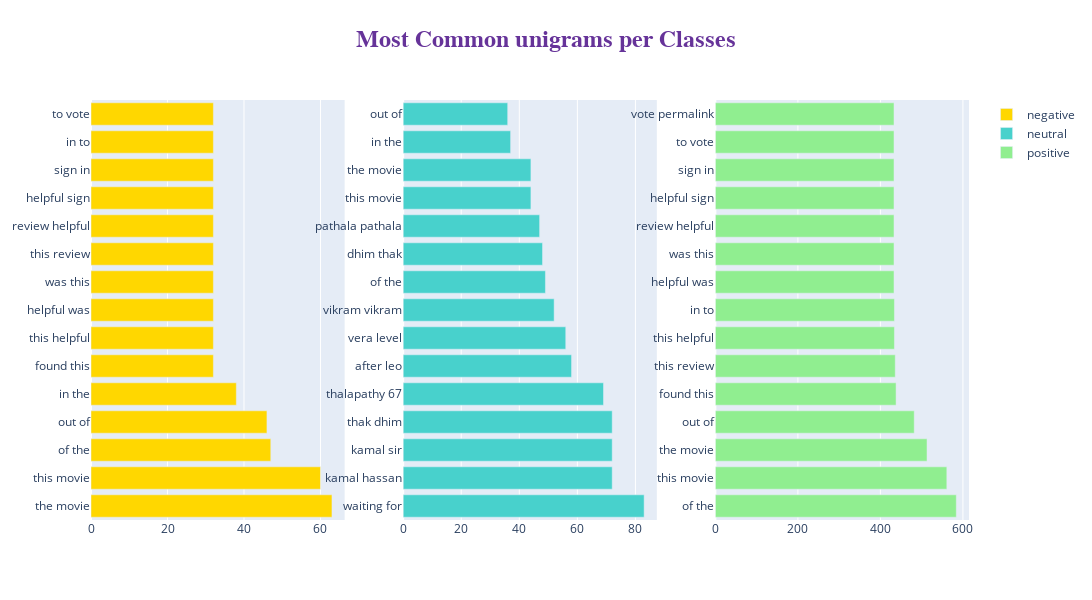

Write notebook code for a chart like this one.
### Code cell
fig = make_subplots(rows=1, cols=3)

title_ = ["negative", "neutral", "positive"]

for i in range(3):
    texts = data[data["label"] == i]['tokenized_review']

    new = texts.str.split()
    new = new.values.tolist()
    corpus = [word for i in new for word in i]
    top_n_bigrams = _get_top_ngram(texts, 2)[:15]
    x, y = map(list, zip(*top_n_bigrams))


    fig.add_trace(go.Bar(x=y,y=x,orientation='h', type="bar",name=title_[i], marker=dict(color=colors[i])), 1, i+1)
    

fig.update_layout(autosize=False,width=1300,height=600,title=dict(
                                                        text='<b>Most Common unigrams per Classes</b>',
                                                        x=0.5,
                                                        y=0.95,
                                                        font=dict(
                                                            family="Courier New, monospace",
                                                            size=24,
                                                            color="RebeccaPurple")))      
fig.show()

### Figure 1 — Plotly figure (JSON) as saved in the notebook; plotly's stock layout.template omitted (floating-point values rounded to 4 significant figures)
{"data": [{"marker": {"color": "gold"}, "name": "negative", "orientation": "h", "type": "bar", "x": [63, 60, 47, 46, 38, 32, 32, 32, 32, 32, 32, 32, 32, 32, 32], "xaxis": "x", "y": ["the movie", "this movie", "of the", "out of", "in the", "found this", "this helpful", "helpful was", "was this", "this review", "review helpful", "helpful sign", "sign in", "in to", "to vote"], "yaxis": "y"}, {"marker": {"color": "mediumturquoise"}, "name": "neutral", "orientation": "h", "type": "bar", "x": [83, 72, 72, 72, 69, 58, 56, 52, 49, 48, 47, 44, 44, 37, 36], "xaxis": "x2", "y": ["waiting for", "kamal hassan", "kamal sir", "thak dhim", "thalapathy 67", "after leo", "vera level", "vikram vikram", "of the", "dhim thak", "pathala pathala", "this movie", "the movie", "in the", "out of"], "yaxis": "y2"}, {"marker": {"color": "lightgreen"}, "name": "positive", "orientation": "h", "type": "bar", "x": [584, 561, 513, 482, 438, 436, 434, 434, 433, 433, 433, 433, 433, 433, 433], "xaxis": "x3", "y": ["of the", "this movie", "the movie", "out of", "found this", "this review", "this helpful", "in to", "helpful was", "was this", "review helpful", "helpful sign", "sign in", "to vote", "vote permalink"], "yaxis": "y3"}], "layout": {"autosize": false, "height": 600, "title": {"font": {"color": "RebeccaPurple", "family": "Courier New, monospace", "size": 24}, "text": "<b>Most Common unigrams per Classes</b>", "x": 0.5, "y": 0.95}, "width": 1300, "xaxis": {"anchor": "y", "domain": [0, 0.2889]}, "xaxis2": {"anchor": "y2", "domain": [0.3556, 0.6444]}, "xaxis3": {"anchor": "y3", "domain": [0.7111, 1]}, "yaxis": {"anchor": "x", "domain": [0, 1]}, "yaxis2": {"anchor": "x2", "domain": [0, 1]}, "yaxis3": {"anchor": "x3", "domain": [0, 1]}}}
